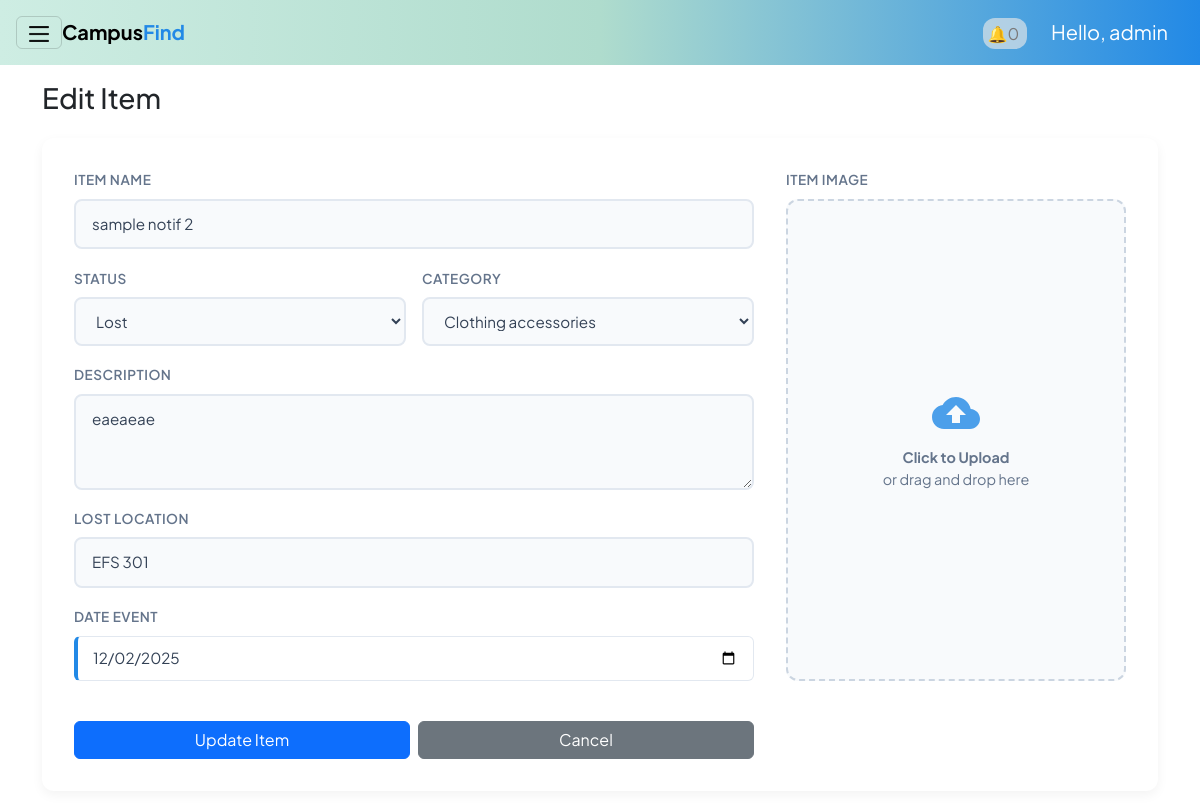
The app's page /interfaces/admin/dashboard_admin.php?action=edit&id=18 (signed in), older data.
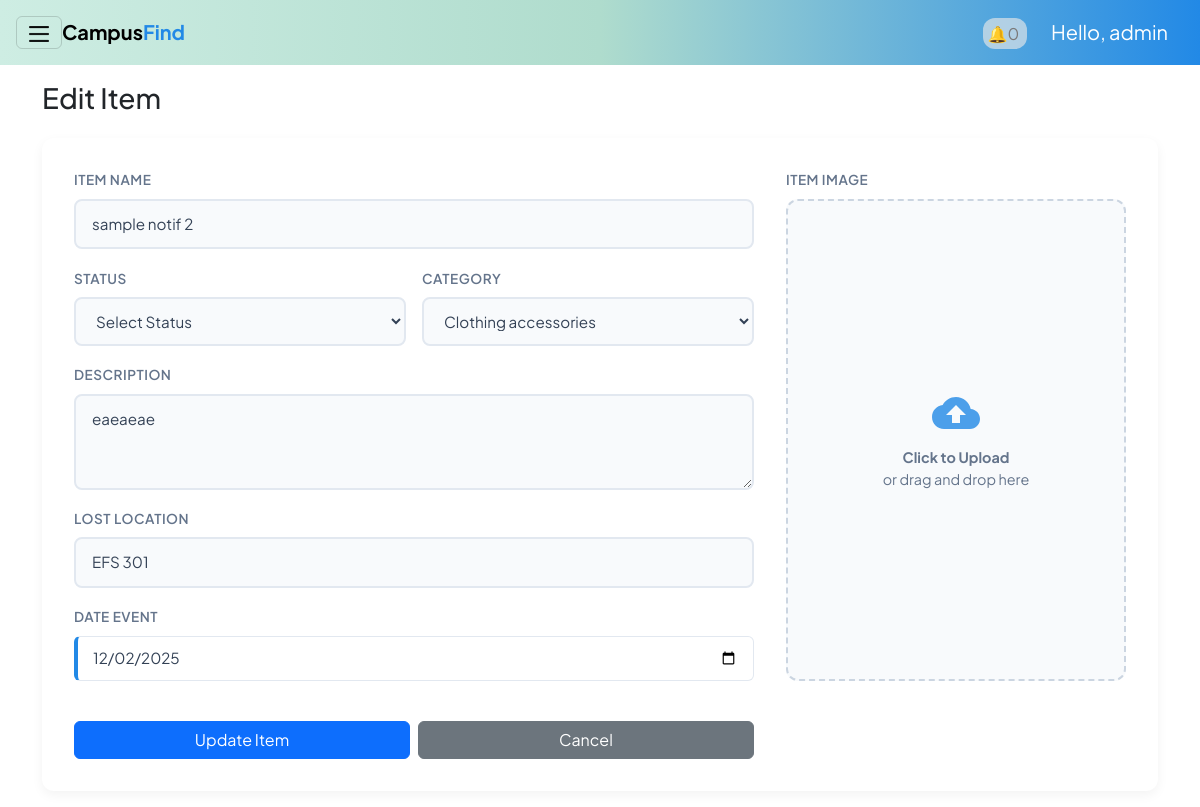
The same page, newer data.
### tables this page shows
CREATE TABLE items (
        id INTEGER PRIMARY KEY AUTOINCREMENT,
        user_id INTEGER NOT NULL,
        title TEXT NOT NULL,
        description TEXT,
        item_status TEXT NOT NULL,     -- 'lost' or 'found'
        category_id INTEGER,
        location_lost TEXT,
        location_found TEXT,
        date_lost_or_found DATE,
        current_location TEXT,
        image_path TEXT,
        created_at DATETIME DEFAULT CURRENT_TIMESTAMP,
        -- updated_at DATETIME DEFAULT CURRENT_TIMESTAMP,
        claimed_by_user_id INTEGER,
        claimed_at DATETIME,

        FOREIGN KEY (user_id) REFERENCES users(id) ON DELETE CASCADE,
        FOREIGN KEY (claimed_by_user_id) REFERENCES users(id) ON DELETE SET NULL,
        FOREIGN KEY (category_id) REFERENCES categories(id)
    );

CREATE TABLE categories (
        id INTEGER PRIMARY KEY AUTOINCREMENT,
        name TEXT UNIQUE NOT NULL
    );

### interfaces/admin/dashboard_admin.php (the view, shortened to what the changed rows need)
<?php
$db = get_db();
$action = $_GET["action"] ?? "list";
?>
<!DOCTYPE html>
<html lang="en">
<head>
    <link rel="stylesheet" href="../../reusable/header.css">
    <link rel="stylesheet" href="../../reusable/cards.css">
    <link rel="stylesheet" href="../../reusable/form.css">
    <link rel="stylesheet" href="../../reusable/hero.css">
    <link href="https://cdn.jsdelivr.net/npm/bootstrap@5.3.8/dist/css/bootstrap.min.css" rel="stylesheet">
</head>
<body class="m-0 border-0 bd-example">
<div class="container my-3">
    <?php if ($action === "create"): ?>
        <h3 class="mb-4" style="font-weight: 700; color: #334155;">Post New Item</h3>
        <form method="post" action="?action=store" enctype="multipart/form-data">
            <div class="form-grid-layout">
                <div class="form-left">
                    <div class="input-group-modern">
                        <label>Item Name</label>
                        <input type="text" name="title" placeholder="e.g. Blue Jansport Backpack" required>
                    </div>
                    <div class="form-row">
                        <div class="input-group-modern">
                            <label>Status</label>
                            <select name="item_status" id="status" required>
                                <option value="">Select Status</option>
                                <option value="lost">Lost</option>
                                <option value="found">Found</option>
                            </select>
                        </div>
                        <div class="input-group-modern">
                            <label>Category</label>
                            <select name="category_id" id="category_id" required>
                                <option value="">Select Category</option>
                                <?php
                                $catQ = $db->query("SELECT * FROM categories ORDER BY name");
                                while($c = $catQ->fetchArray(SQLITE3_ASSOC)):
                                ?>
                                    <option value="<?= $c['id']; ?>">
                                        <?= ucfirst(str_replace('_', ' ', $c['name'])); ?>
                                    </option>
                                <?php endwhile; ?>
                            </select>
                        </div>
                    </div>
                    <div class="input-group-modern">
                        <label>Description</label>
                        <textarea name="description" rows="3" placeholder="Describe the item (color, distinctive marks, brand)..."></textarea>
                    </div>
                    <div class="form-row">
                        <div class="input-group-modern">
                            <label>Lost Location</label>
                            <input type="text" name="location_lost" id="location_lost" placeholder="Where was it lost?">
                        </div>
                        <div class="input-group-modern">
                            <label>Found Location</label>
                            <input type="text" name="location_found" id="location_found" placeholder="Where was it found?" disabled>
                        </div>
                    </div>
                    <div class="form-row">
                        <div class="input-group-modern">
                            <label id="dateLabel">Date Event</label>
                            <div class="date-card">
                                <input type="date" name="date_lost_or_found" id="date_lost_or_found" style="border:none; background:transparent; padding:0;">
                            </div>
                        </div>
                    </div>
                </div>
                <div class="form-right">
                    <div class="input-group-modern" style="height: 100%;">
                        <label>Item Image</label>
                        <div class="image-upload-wrapper">
                            <input type="file" name="item_image" id="file-input-real" accept="image/*" onchange="previewImage(event)">
                            <img id="image-preview" src="#" alt="Image Preview">
                            <div class="upload-placeholder" id="upload-placeholder">
                                <svg xmlns="http://www.w3.org/2000/svg" viewBox="0 0 24 24"><path d="M19.35 10.04C18.67 6.59 15.64 4 12 4 9.11 4 6.6 5.64 5.35 8.04 2.34 8.36 0 10.91 0 14c0 3.31 2.69 6 6 6h13c2.76 0 5-2.24 5-5 0-2.64-2.05-4.78-4.65-4.96zM14 13v4h-4v-4H7l5-5 5 5h-3z"/></svg>
                                <p><strong>Click to Upload</strong><br>or drag and drop here</p>
                            </div>
                        </div>
                    </div>
                </div>
                <div class="d-flex gap-2 mt-2">
                    <button class="btn btn-primary w-50" type="submit">Publish Post</button>
                    <a class="btn btn-secondary w-50" href="dashboard_admin.php" style="background-color: #cbd5e1; color: #334155; border:none;">Cancel</a>
                </div>
            </div>
        </form>
        <script>
            function previewImage(event) {
                const input = event.target;
                const preview = document.getElementById('image-preview');
                const placeholder = document.getElementById('upload-placeholder');
                if (input.files && input.files[0]) {
                    const reader = new FileReader();
                    reader.onload = function(e) {
                        preview.src = e.target.result;
                        preview.style.display = 'block';
                        placeholder.style.display = 'none';
                    }
                    reader.readAsDataURL(input.files[0]);
                }
            }
        </script>
    <?php elseif ($action === "edit"):
    $id = (int)($_GET["id"] ?? 0);
    $stmt = $db->prepare("SELECT * FROM items WHERE id = ?");
    $stmt->bindValue(1, $id, SQLITE3_INTEGER);
    $res = $stmt->execute();
    $item = $res->fetchArray(SQLITE3_ASSOC);
    if ($item): ?>
        <h3 class="mb-4">Edit Item</h3>
        <form method="post" action="?action=edit" enctype="multipart/form-data">
            <div class="form-grid-layout">
                <div class="form-left">
                <div class="input-group-modern">
                    <label>Item Name</label>
                    <input type="text" name="title" placeholder="e.g. Blue Jansport Backpack"
                        value="<?php echo htmlspecialchars($item['title']); ?>" required>
                </div>
                <div class="form-row">
                    <div class="input-group-modern">
                        <label>Status</label>
                        <select name="item_status" id="status" required>
                            <option value="">Select Status</option>
                            <option value="lost"  <?php if($item['item_status']=='lost')  echo 'selected'; ?>>Lost</option>
                        </select>
                    </div>
                    <div class="input-group-modern">
                        <label>Category</label>
                        <select name="category_id" id="category_id" required>
                            <?php
                            $catQ = $db->query("SELECT * FROM categories ORDER BY name");
                            while($c = $catQ->fetchArray(SQLITE3_ASSOC)):
                            ?>
                                <option value="<?= $c['id']; ?>"
                                    <?= ($item['category_id'] == $c['id']) ? 'selected' : '' ?>>
                                    <?= ucfirst(str_replace('_', ' ', $c['name'])); ?>
                                </option>
                            <?php endwhile; ?>
                        </select>
                    </div>
                </div>
                <div class="input-group-modern">
                    <label>Description</label>
                    <textarea name="description" rows="3"
                            placeholder="Describe the item (color, distinctive marks, brand)..."><?php
                        echo htmlspecialchars($item['description']); ?></textarea>
                </div>
                <div class="form-row">
                    <div class="input-group-modern">
                        <label>Lost Location</label>
                        <input type="text" name="location_lost" id="location_lost"
                            placeholder="Where was it lost?"
                            value="<?php echo htmlspecialchars($item['location_lost']); ?>">
                    </div>
                </div>
                <div class="form-row">
                    <div class="input-group-modern">
                        <label id="dateLabel">Date Event</label>
                        <div class="date-card">
                            <input type="date" name="date_lost_or_found" id="date_lost_or_found"
                                value="<?php echo htmlspecialchars($item['date_lost_or_found']); ?>"
                                style="border:none; background:transparent; padding:0;">
                        </div>
                    </div>
                </div>
            </div>
            <div class="form-right">
                <div class="input-group-modern" style="height: 100%;">
                    <label>Item Image</label>
                    <div class="image-upload-wrapper">
                        <div class="upload-placeholder" id="upload-placeholder"
                            style="<?php if (!empty($item['image_path'])) echo 'display:none;'; ?>">
                            <svg xmlns="http://www.w3.org/2000/svg" viewBox="0 0 24 24">
                                <path d="M19.35 10.04C18.67 6.59 15.64 4 12 4 9.11 4 6.6 5.64 5.35 8.04 2.34 8.36 0 10.91 0 14c0 3.31 2.69 6 6 6h13c2.76 0 5-2.24 5-5 0-2.64-2.05-4.78-4.65-4.96zM14 13v4h-4v-4H7l5-5 5 5h-3z"/>
                            </svg>
                            <p><strong>Click to Upload</strong><br>or drag and drop here</p>
                        </div>
                    </div>
                </div>
            </div>
                <div class="d-flex gap-2 mt-2">
                    <button class="btn btn-primary w-100" type="submit">Update Item</button>
                    <a class="btn btn-secondary w-100" href="dashboard_admin.php">Cancel</a>
                </div>
        </form>
    <?php else: ?>
        <p>Item not found.</p>
        <a class="btn btn-secondary" href="dashboard_admin.php">Back</a>
    <?php endif; ?>
    <?php endif; ?>
</div>
</body>
</html>

Row changes from the older to the newer data that the page shows:
changed items "sample notif 2": item_status "Lost" → (not shown)
Text that changed along with them:
form field item_status: (not shown) → "Select Status"
